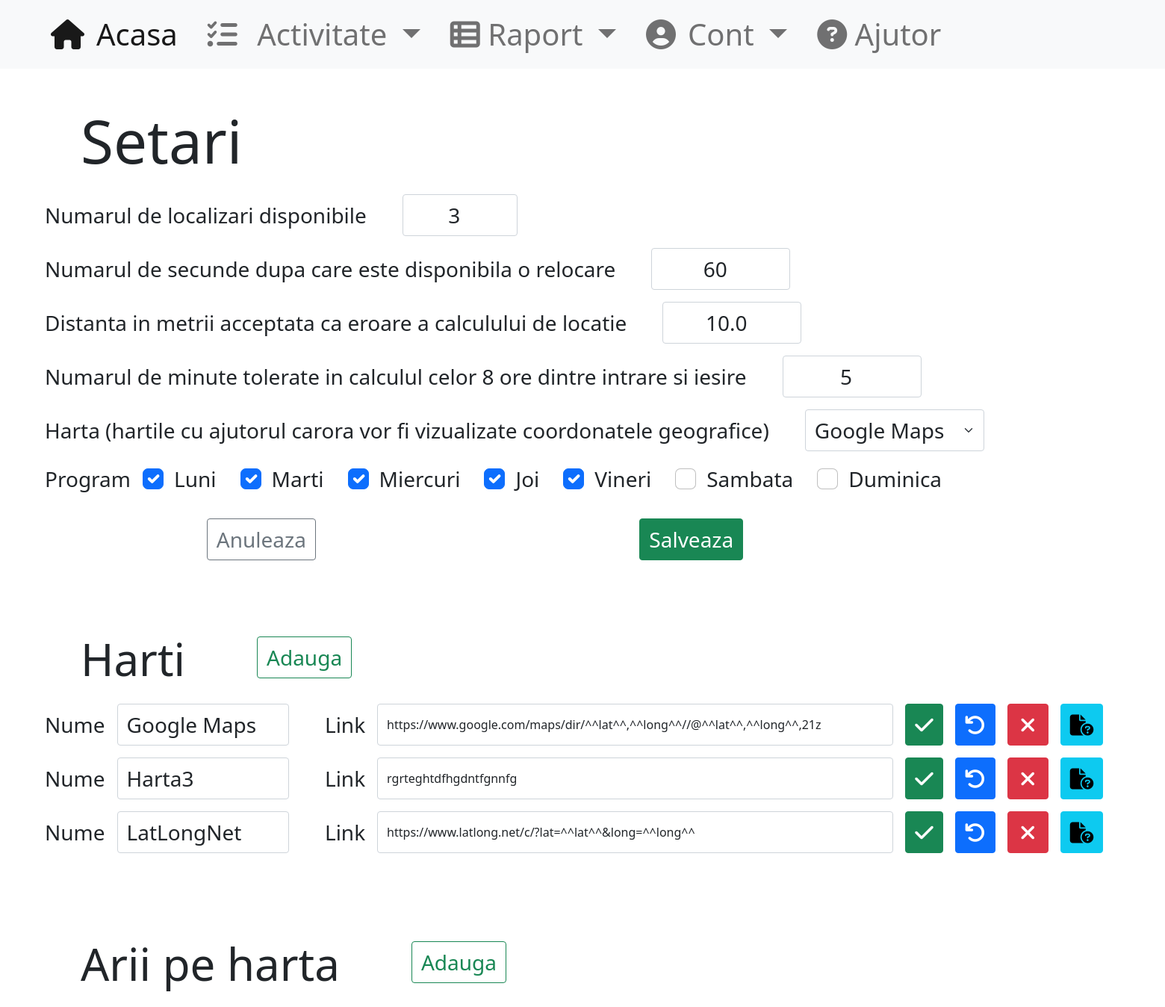
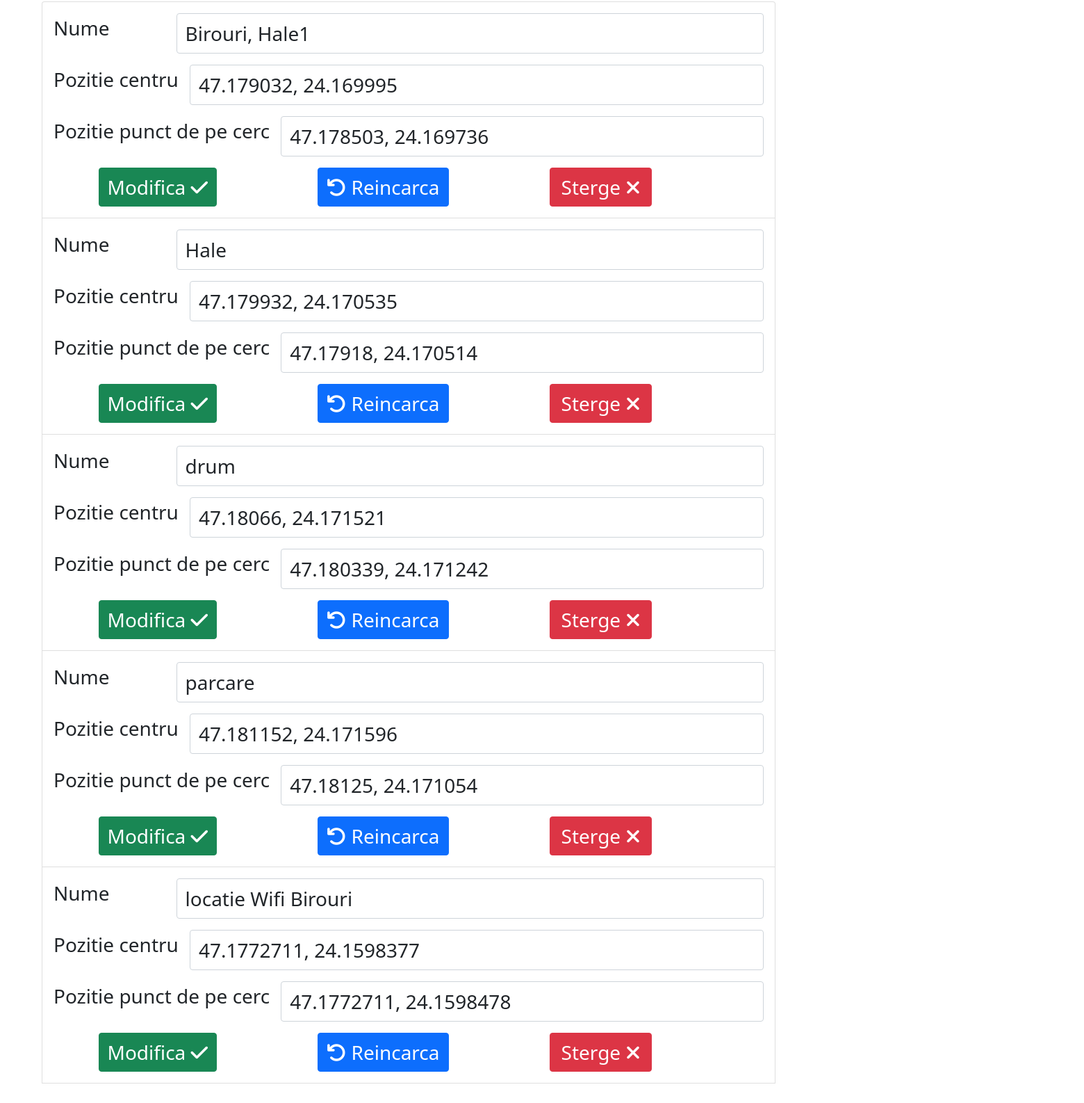
Page /setari (signed in) on the committed database (2 pictures, top to bottom).
### main/models.py (models this page shows, shortened)
class OwnSettings(models.Model):
    nrrecalcpoz = models.IntegerField(blank=False, default=3, verbose_name="Numarul de relocari")
    secafterrecalc = models.IntegerField(blank=False, default=60, verbose_name="Numarul de secunde dupa care este disponibila o relocare")
    disterror = models.FloatField(blank=False, default=10, verbose_name="Distanta in metrii acceptata ca eroare a calculului de locatie")
    program = models.CharField(blank=False, default="L Ma Mi J V S D", max_length=20)
    min_tolerated = models.IntegerField(blank=False, default=5, verbose_name="Numarul de minute tolerate in calculul celor 8 ore dintre intrare si iesire")
    harta = models.ForeignKey(Harta, null=True, on_delete=models.DO_NOTHING)
    class Meta:
        verbose_name='Setari proprii'
        verbose_name_plural='Setari'

class Harta(models.Model):
    nume = models.CharField(blank=True, default="Harta", max_length=15)
    adresa = models.CharField(blank=True, default="https://www.google.com/maps/dir/^^lat^^,^^long^^//@^^lat^^,^^long^^,21z", max_length=200)
    class Meta:
        verbose_name_plural='Harti'

class Forma(models.Model):
    nume = models.CharField(blank=True, default="corp", max_length=30)
    tip = models.CharField(blank=False, default="Cerc", choices=[("Cerc", "Cerc")], max_length=15)
    puncte = models.TextField(blank=False, default="0 0\n0 0")
    def getShape(self):
        model = None
        if self.tip == "Triunghi": model = geometry.Triunghi
        elif self.tip == "Patrulater": model = geometry.Patrulater
        elif self.tip == "Cerc": model = geometry.Cerc
        strpcts = self.puncte.split('\n')
        while "" in strpcts:
            strpcts.remove("")
        pcts = []
        for pctstr in strpcts:
            s = str(pctstr).replace('\r', '').replace(',', ' ').split(' ')
            pcts.append([float(s[0]), float(s[1])])
        return model(*pcts)
    @property
    def centerStr(self):
        return self.getShape().centerStr
    @property
    def pointStr(self):
        return self.getShape().pointStr
    class Meta:
        verbose_name='Arie pe harta'
        verbose_name_plural='Arii pe harta'

### main/views.py (the view, shortened to what this page needs)
# urls.py: path("setari", login_required(views.Setari.as_view()), name="setari"),
@method_decorator(login_required, name='dispatch')
class Setari(TemplateView):
    template_name = 'setari.html'
    def get(self, request, *args, **kwargs):
        context = self.get_context_data(**kwargs)
        return render(request, self.template_name, context)
    def get_context_data(self, **kwargs):
        context = super().get_context_data(**kwargs)
        setare = models.OwnSettings.objects.all()[0]
        arii = models.Forma.objects.all()
        harti = models.Harta.objects.all()
        context.update(setare=setare, arii=arii, harti=harti)
        return context

### main/geometry.py (called while the page is built)
    @staticmethod
    def __dist(point1: list, point2: list):
        return sqrt((point1[1]-point2[1])**2 + (point1[0]-point2[0])**2)

    @property
    def centerStr(self):
        return f"{self.__center[0]}, {self.__center[1]}"

    @property
    def pointStr(self):
        return f"{self.__point[0]}, {self.__point[1]}"

### main/templatetags/mytags.py (called while the page is built)
@register.filter(name='role_at_least')
def role_at_least(user, name):
    priorit = {
        "Angajat": 1,
        "Viewer": 2,
        "Manager": 3,
        "Admin": 4,
    }
    if not user.is_authenticated:
        return False
    if name in priorit.keys():
        return priorit[user.role] >= priorit[name]
    return False

### templates/setari.html (shortened to what this page needs)
{% extends 'base.html' %}
{% block content %}
<div class="w-100 h-100 mb-5">
<div class="container-fluid m-5 fs-1">
    <h1 class="ms-5" style="font-size: 200%">Setari</h1>
    <div class="fs-3 pt-3 w-75">
        <form method="post" name="setare"> {% csrf_token %}
        <div class="row mb-3">
            <div class="d-flex flex-row">
                <label for="inputSetareReloc" class="form-label col-form-label text-nowrap me-5">Numarul de localizari disponibile</label>
                <div class="col-sm-10">
                    <input autocomplete="off" type="number" min="1" max="10" step="1" class="form-control fs-3 w-auto text-center" id="inputSetareReloc" required value="{{ setare.nrrecalcpoz }}" name="nrrecalcpoz">
                </div>
            </div>
        </div>
        <div class="row mb-3">
            <div class="d-flex flex-row">
                <label for="inputSetareSecReloc" class="form-label col-form-label text-nowrap me-5">Numarul de secunde dupa care este disponibila o relocare</label>
                <div class="col-sm-10">
                    <input autocomplete="off" type="number" min="1" max="2000" step="1" class="form-control fs-3 w-auto text-center" id="inputSetareSecReloc" required value="{{ setare.secafterrecalc }}" name="secafterrecalc">
                </div>
            </div>
        </div>
        <div class="row mb-3">
            <div class="d-flex flex-row">
                <label for="inputSetareDist" class="form-label col-form-label text-nowrap me-5">Distanta in metrii acceptata ca eroare a calculului de locatie</label>
                <div class="col-sm-10">
                    <input autocomplete="off" type="number" min="1" max="1000" class="form-control fs-3 w-auto text-center" id="inputSetareDist" required value="{{ setare.disterror }}" name="disterror">
                </div>
            </div>
        </div>
        <div class="row mb-3">
            <div class="d-flex flex-row">
                <label for="inputSetareMinTol" class="form-label col-form-label text-nowrap me-5">Numarul de minute tolerate in calculul celor 8 ore dintre intrare si iesire</label>
                <div class="col-sm-10">
                    <input autocomplete="off" type="number" min="0" max="1440" step="1" class="form-control fs-3 w-auto text-center" id="inputSetareMinTol" required value="{{ setare.min_tolerated }}" name="mintol">
                </div>
            </div>
        </div>
        <div class="row mb-3">
            <div class="d-flex flex-row">
                <label for="inputSetareHarta" class="form-label col-form-label text-nowrap me-5">Harta (hartile cu ajutorul carora vor fi vizualizate coordonatele geografice)</label>
                <div class="col-sm-10">
                    <select class="form-select fs-3 w-25" aria-labelledby="inputSetareHarta" name="harta">
                    {% for harta in harti %}
                        <option value="{{ harta.id }}" {% if harta.id == setare.harta.id %}selected{% endif %}>{{ harta.nume }}</option>
                    {% endfor %}
                    </select>
                </div>
            </div>
        </div>
        <div class="row mb-3">
            <div class="d-flex flex-row">
                <p>Program</p>
                <div class="form-check form-check-inline mx-3">
                  <input autocomplete="off" class="form-check-input" type="checkbox" id="inlineCheckbox1" value="L" name="progr" {% if 'L' in setare.program %}checked{% endif %}>
                  <label class="form-check-label" for="inlineCheckbox1">Luni</label>
                </div>
                <div class="form-check form-check-inline mx-3">
                  <input autocomplete="off" class="form-check-input" type="checkbox" id="inlineCheckbox2" value="Ma" name="progr" {% if 'Ma' in setare.program %}checked{% endif %}>
                  <label class="form-check-label" for="inlineCheckbox2">Marti</label>
                </div>
                <div class="form-check form-check-inline mx-3">
                  <input autocomplete="off" class="form-check-input" type="checkbox" id="inlineCheckbox3" value="Mi" name="progr" {% if 'Mi' in setare.program %}checked{% endif %}>
                  <label class="form-check-label" for="inlineCheckbox3">Miercuri</label>
                </div>
                <div class="form-check form-check-inline mx-3">
                  <input autocomplete="off" class="form-check-input" type="checkbox" id="inlineCheckbox4" value="J" name="progr" {% if 'J' in setare.program %}checked{% endif %}>
                  <label class="form-check-label" for="inlineCheckbox4">Joi</label>
                </div>
                <div class="form-check form-check-inline mx-3">
                  <input autocomplete="off" class="form-check-input" type="checkbox" id="inlineCheckbox5" value="V" name="progr" {% if 'V' in setare.program %}checked{% endif %}>
                  <label class="form-check-label" for="inlineCheckbox5">Vineri</label>
                </div>
                <div class="form-check form-check-inline mx-3">
                  <input autocomplete="off" class="form-check-input" type="checkbox" id="inlineCheckbox6" value="S" name="progr" {% if 'S' in setare.program %}checked{% endif %}>
                  <label class="form-check-label" for="inlineCheckbox6">Sambata</label>
                </div>
                <div class="form-check form-check-inline mx-3">
                  <input autocomplete="off" class="form-check-input" type="checkbox" id="inlineCheckbox7" value="D" name="progr" {% if 'D' in setare.program %}checked{% endif %}>
                  <label class="form-check-label" for="inlineCheckbox7">Duminica</label>
                </div>
            </div>
        </div>
        <div class="row mb-3">
            <div class="d-flex flex-row justify-content-around">
                <button type="reset" class="btn btn-outline-secondary fs-3">Anuleaza</button>
                <button type="button" data-bs-toggle="modal" data-bs-target="#modalSaveEdit" data-bs-form="setare" class="btn btn-success fs-3">Salveaza</button>
            </div>
        </div>
        </form>
    </div>
    <div class="d-flex flex-row mx-5 mt-5 pt-5">
        <h1 class="me-5" style="font-size: 150%"> Harti </h1>
        <div> <button type="button" onclick="toogleView('addHarta')" class="btn btn-outline-success ms-5 fs-3"> Adauga</button></div>
    </div>
    <div class="fs-3 pt-3 w-100">
        {% for harta in harti %}
        <form method="post" name="harta{{ harta.id }}"> {% csrf_token %}
        <div class="row mb-3">
            <div class="d-flex flex-row">
                <label for="inputHartaNumeX{{ harta.id }}" class="form-label col-form-label text-nowrap me-3">Nume</label>
                <input type="text" class="form-control fs-3 w-15 me-5" id="inputHartaNumeX{{ harta.id }}" required value="{{ harta.nume }}" name="nume">
                <label for="inputHartaAdrX{{ harta.id }}" class="form-label col-form-label text-nowrap me-3">Link</label>
                <input type="text" pattern=".*\^\^lat\^\^.*\^\^long\^\^" class="form-control fs-6 w-45 me-3" id="inputHartaAdrX{{ harta.id }}" required value="{{ harta.adresa|safe }}" name="adr">
                <button type="button" data-bs-toggle="modal" data-bs-target="#modalSaveEdit" data-bs-form="harta{{ harta.id }}" class="btn btn-success fs-3 me-3" title="Salveaza modificarile"><i class="fa-solid fa-check"></i></button>
                <button type="reset" class="btn btn-primary fs-3 me-3" title="Reseteaza"><i class="fa-solid fa-arrow-rotate-left"></i></button>
                <button type="button" data-bs-toggle="modal" data-bs-target="#modalAccessLink" data-bs-owntext="Harta {{ harta.nume }}" data-bs-ownlink="{% url 'stergeharta' hid=harta.id %}" class="btn btn-danger fs-3 px-3 me-3" title="Sterge"><i class="fa-solid fa-xmark"></i></button>
                <button type="button" data-bs-toggle="modal" data-bs-target="#modalAccessLink" data-bs-ownhtml="Se va incarca o harta cu coordonatele <strong>47.15, 24.5</strong> (Bistrita).<br>Daca linkul este invalid, harta nu se va deschide." data-bs-ownfct="createlink('inputHartaAdrX{{ harta.id }}')" data-bs-isnewlink class="btn btn-info fs-3 me-3" title="Test"><i class="fa-solid fa-file-circle-question"></i></button>
            </div>
        </div>
        </form>
        {% endfor %}
    </div>
    <div class="d-flex flex-row mx-5 mt-5 pt-5">
        <h1 class="me-5" style="font-size: 150%"> Arii pe harta </h1>
        <div> <button type="button" onclick="toogleView('addForma')" class="btn btn-outline-success ms-5 fs-3"> Adauga</button></div>
    </div>
    <div class="fs-3 pt-3 w-75 me-5">
    <ul class="list-group me-5 me-5 pe-5">
        {% for forma in arii %}
        <li class="list-group-item p-3">
        <form method="post" name="forma{{ forma.id }}"> {% csrf_token %}
            <div class="d-flex flex-row mb-3">
                <p class="me-5 pe-5 text-nowrap">Nume</p>
                <input class="form-control fs-3" type="text" name="nume" value="{{ forma.nume }}" required>
            </div>
            <div class="d-flex flex-row mb-3">
                <p class="me-3 text-nowrap">Pozitie centru</p>
                <input class="form-control fs-3" type="text" name="pozc" value="{{ forma.centerStr }}" required>
            </div>
            <div class="d-flex flex-row mb-3">
                <p class="me-3 text-nowrap">Pozitie punct de pe cerc</p>
                <input class="form-control fs-3" type="text" name="pozp" value="{{ forma.pointStr }}" required>
            </div>
            <div class="d-flex flex-row me-5 pe-5 justify-content-around">
                <button type="button" data-bs-toggle="modal" data-bs-target="#modalSaveEdit" data-bs-form="forma{{ forma.id }}" class="btn btn-success fs-3 me-3">Modifica <i class="fa-solid fa-check"></i></button>
                <button type="reset" class="btn btn-primary fs-3 me-3"><i class="fa-solid fa-arrow-rotate-left"></i> Reincarca</button>
                <button type="button" data-bs-toggle="modal" data-bs-target="#modalAccessLink" data-bs-owntext="Aria {{ forma.nume }}" data-bs-ownlink="{% url 'stergeforma' fid=forma.id %}" class="btn btn-danger fs-3 px-3">Sterge <i class="fa-solid fa-xmark"></i></button>
            </div>
        </form>
        </li>
        {% endfor %}
    </ul>
    </div>
</div>
</div>
{% endblock %}

### templates/setari.html (style rules this page uses)
.w-15 { width: 15%; }
.w-45 { width: 45%; }

### rows in the picture
OwnSettings: nrrecalcpoz "3", secafterrecalc "60", disterror "10.0", mintol "5", harta "Google Maps", program "☑"
Harta: nume "Google Maps", adr "https://www.google.com/maps/dir/^^lat^^,^^long^^//@^^lat^^,^^long^^,21z"
Harta: nume "Harta3", adr "rgrteghtdfhgdntfgnnfg"
Harta: nume "LatLongNet", adr "https://www.latlong.net/c/?lat=^^lat^^&long=^^long^^"
Forma: nume "Birouri, Hale1", pozc "47.179032, 24.169995", pozp "47.178503, 24.169736"
Forma: nume "Hale", pozc "47.179932, 24.170535", pozp "47.17918, 24.170514"
Forma: nume "drum", pozc "47.18066, 24.171521", pozp "47.180339, 24.171242"
Forma: nume "parcare", pozc "47.181152, 24.171596", pozp "47.18125, 24.171054"
Forma: nume "locatie Wifi Birouri", pozc "47.1772711, 24.1598377", pozp "47.1772711, 24.1598478"
